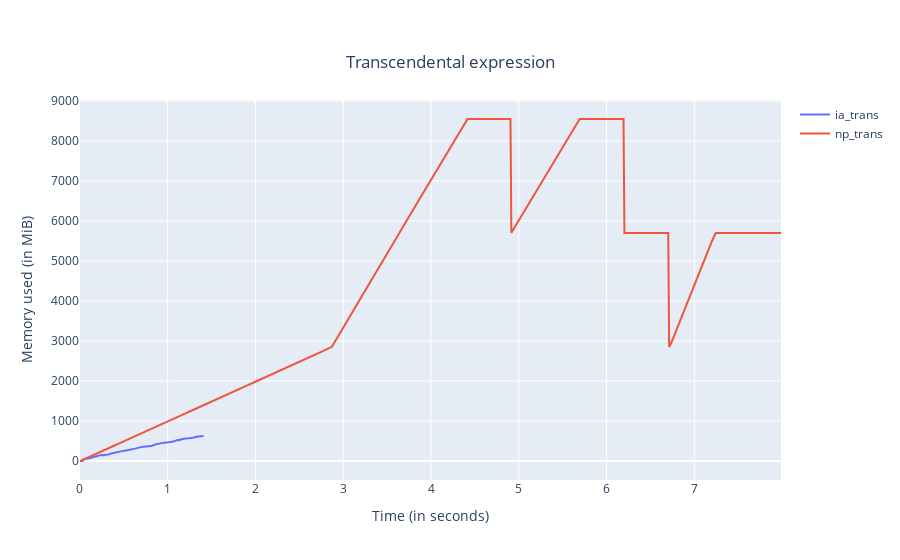

The cell this chart's notebook holds for it:
### Markdown cell above
As we can see iron_array not only makes computations faster, but specially requiring much less memory.

### Code cell
%mprof_plot ia_trans np_trans -t "Transcendental expression"

### Figure 1 — Plotly figure (JSON) as saved in the notebook; plotly's stock layout.template omitted (floating-point values rounded to 4 significant figures; data arrays with more than 128 entries replaced by an {"elided": "..."} marker saying what was removed)
{"data": [{"mode": "lines", "name": "ia_trans", "type": "scatter", "x": {"elided": "136 float values"}, "y": {"elided": "136 float values"}}, {"mode": "lines", "name": "np_trans", "type": "scatter", "x": {"elided": "776 float values"}, "y": {"elided": "776 float values"}}], "layout": {"title": {"text": "Transcendental expression", "x": 0.5, "xanchor": "center", "y": 0.9, "yanchor": "top"}, "xaxis": {"title": {"text": "Time (in seconds)"}}, "yaxis": {"title": {"text": "Memory used (in MiB)"}}}}
